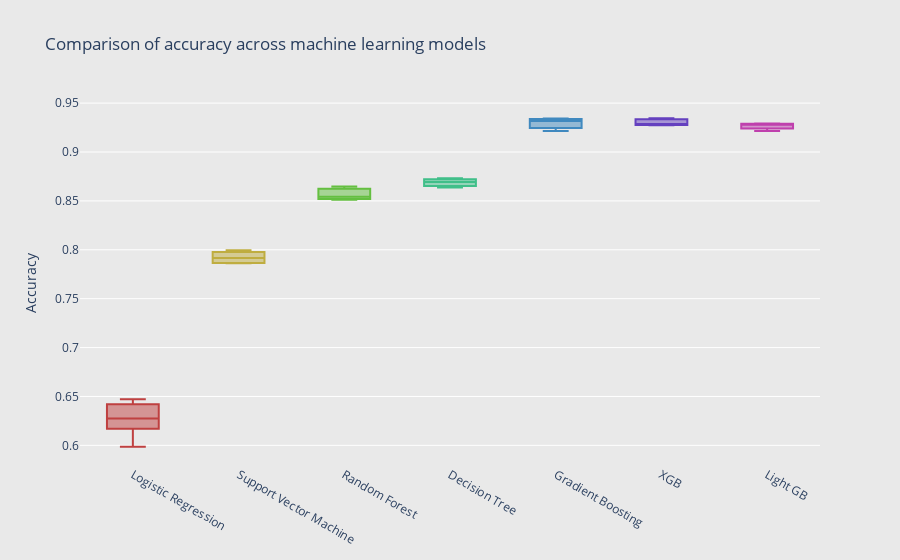

Notebook code for this chart:
### Markdown cell above
## Accuracy values across machine learning model

### Code cell
import plotly.graph_objects as go
import numpy as np

# Number of boxes
N = 7    

# Generate an array of rainbow colors by fixing the saturation and lightness of the HSL
c = ['hsl('+str(h)+',50%'+',50%)' for h in np.linspace(0, 360, 8)]

# Each box is represented by a dict that contains the data, the type, and the colour.
# Use list comprehension to describe N boxes, each with a different colour and with different randomly generated data:
fig = go.Figure(data=[
        go.Box(marker_color = c[0],
               name='Logistic Regression',
               y=np.array(performance_log['accuracy'])),
      go.Box(marker_color = c[1],
             name='Support Vector Machine',
             y=np.array(performance_svm['accuracy'])),
      go.Box(marker_color = c[2],
             name='Random Forest',
             y=np.array(performance_rf['accuracy'])),
      go.Box(marker_color = c[3],
             name='Decision Tree',
             y=np.array(performance_dt['accuracy'])),
      go.Box(marker_color = c[4],
             name='Gradient Boosting',
             y=np.array(performance_gb['accuracy'])),
      go.Box(marker_color = c[5],
             name='XGB',
             y=np.array(performance_xgb['accuracy'])),
      go.Box(marker_color = c[6],
             name='Light GB',
             y=np.array(performance_lg['accuracy']))
])

# format the layout
fig.update_layout(
    title='Comparison of accuracy across machine learning models',
    xaxis=dict(showgrid=False, zeroline=False, showticklabels=True),
    yaxis=dict(zeroline=True, gridcolor='white', title='Accuracy'),
    showlegend=False,
    paper_bgcolor='rgb(233,233,233)',
    plot_bgcolor='rgb(233,233,233)',
)

fig.show()

### Figure 1 — Plotly figure (JSON) as saved in the notebook; plotly's stock layout.template omitted (floating-point values rounded to 4 significant figures)
{"data": [{"marker": {"color": "hsl(0.0,50%,50%)"}, "name": "Logistic Regression", "type": "box", "y": [0.6405, 0.6232, 0.5986, 0.6275, 0.6472]}, {"marker": {"color": "hsl(51.42857142857143,50%,50%)"}, "name": "Support Vector Machine", "type": "box", "y": [0.7915, 0.7863, 0.7996, 0.7866, 0.7972]}, {"marker": {"color": "hsl(102.85714285714286,50%,50%)"}, "name": "Random Forest", "type": "box", "y": [0.8648, 0.8521, 0.8542, 0.8511, 0.8616]}, {"marker": {"color": "hsl(154.28571428571428,50%,50%)"}, "name": "Decision Tree", "type": "box", "y": [0.8637, 0.8732, 0.8718, 0.8658, 0.8694]}, {"marker": {"color": "hsl(205.71428571428572,50%,50%)"}, "name": "Gradient Boosting", "type": "box", "y": [0.9342, 0.9215, 0.9257, 0.9317, 0.9335]}, {"marker": {"color": "hsl(257.14285714285717,50%,50%)"}, "name": "XGB", "type": "box", "y": [0.9275, 0.9285, 0.9345, 0.9278, 0.9331]}, {"marker": {"color": "hsl(308.57142857142856,50%,50%)"}, "name": "Light GB", "type": "box", "y": [0.925, 0.9215, 0.9292, 0.9289, 0.9278]}], "layout": {"paper_bgcolor": "rgb(233,233,233)", "plot_bgcolor": "rgb(233,233,233)", "showlegend": false, "title": {"text": "Comparison of accuracy across machine learning models"}, "xaxis": {"showgrid": false, "showticklabels": true, "zeroline": false}, "yaxis": {"gridcolor": "white", "title": {"text": "Accuracy"}, "zeroline": true}}}
